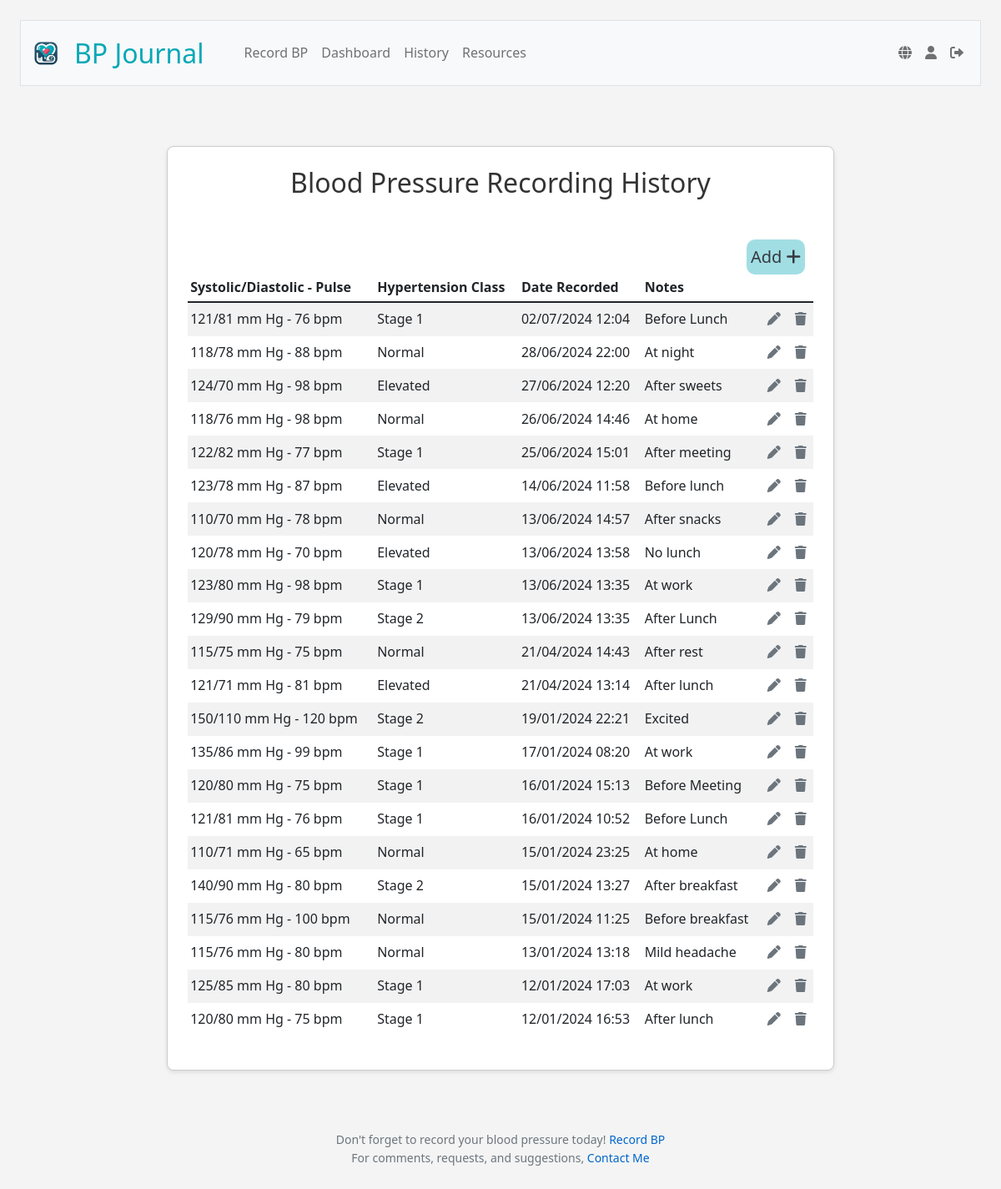
Screenshot of /history (signed in) with the database file from the repository.
### tables this page shows
CREATE TABLE blood_pressure_readings (
id INTEGER PRIMARY KEY AUTOINCREMENT NOT NULL,
user_id INTEGER NOT NULL,
systolic INTEGER NOT NULL,
diastolic INTEGER NOT NULL,
pulse INTEGER,
reading_date DATETIME DEFAULT CURRENT_TIMESTAMP,
notes TEXT,
FOREIGN KEY (user_id) REFERENCES users (id));

### app.py (the view)
@app.route("/history", methods=["GET", "POST"])
@login_required
def history():
    data=g.language_data['history']
    if request.method == "POST":
        if "edit_record" in request.form:
            record_id = request.form.get("record_id")
            return redirect(url_for('edit', id=record_id))
        elif "remove_record" in request.form:
            record_id = request.form.get("record_id")
            try:
                db.execute("DELETE FROM blood_pressure_readings WHERE id = ?", record_id)
                flash(data['removeSuccess'], 'success')
                return redirect("/history")
            except Exception as e:
                flash(f"{data['removeFail']} {e}", 'danger')
                return redirect("/history")
    else:
        user_id = session["user_id"]
        user_timezone = db.execute("SELECT timezone FROM users WHERE id = ?", user_id)[0]['timezone']
        user_tz = pytz.timezone(user_timezone)
        recording_rows = db.execute("""
                                    SELECT *
                                    FROM blood_pressure_readings
                                    WHERE user_id = ?
                                    ORDER BY reading_date DESC
        """, user_id)
        for row in recording_rows:
            row["classification"] = classify_bp(row["systolic"], row["diastolic"])
            utc_time = row["reading_date"]
            try:
                local_time = pytz.utc.localize(datetime.strptime(utc_time, '%Y-%m-%d %H:%M:%S')).astimezone(user_tz)
                row["reading_date"] = local_time.strftime('%d/%m/%Y %H:%M')
            except Exception:
                row["reading_date"] = utc_time
    return render_template("history.html", classes=g.language_data['classes'], history=recording_rows, data=data)

### app.py (called while the page is built)
@app.before_request
def load_language_data():
    if 'language' not in session:
        session['language'] = 'en'
    user_lang = session['language']
    with open(f'languages/{user_lang}.json', 'r') as file:
        g.language_data = json.load(file)
    g.language_data['current_lang'] = user_lang

@app.after_request
def after_request(response):
    response.headers["Cache-Control"] = "no-cache, no-store, must-revalidate"
    response.headers["Expires"] = 0
    response.headers["Pragma"] = "no-cache"
    return response

@app.context_processor
def inject_layout_data():
    return dict(layout_data=g.language_data['layout'])

@app.context_processor
def inject_user_details():
    if 'user_id' in session:
        user_id = session['user_id']
        user_info = db.execute("SELECT username FROM users WHERE id = ?", user_id)
        if user_info:
            username = user_info[0]['username']
        else:
            username = None
    else:
        username = None
    return {'username': username}

### helpers.py (called while the page is built)
def classify_bp(systolic, diastolic):
    if systolic < 120 and diastolic < 80:
        return "Normal"
    elif 120 <= systolic < 130 and diastolic < 80:
        return "Elevated"
    elif 130 <= systolic < 140 or 80 <= diastolic < 90:
        return "High1"
    elif 140 <= systolic or 90 <= diastolic:
        return "High2"
    else:
        return "Crisis"

def login_required(f):
    @wraps(f)
    def decorated_function(*args, **kwargs):
        if session.get("user_id") is None:
            return redirect("/login")
        return f(*args, **kwargs)
    return decorated_function

### templates/history.html (shortened to what this page needs)
{% extends "layout.html" %}
{% block main %}
    <div class="section">
        <h2>{{ data.heading }}</h2>
        <a class="add-record-button" href="/record" title="{{ layout_data.recordReading }}">
            {{ data.recordReading }} <i class="fas fa-plus icon"></i>
        </a>
        <link rel="stylesheet" href="https://cdnjs.cloudflare.com/ajax/libs/font-awesome/6.0.0-beta3/css/all.min.css">
        <table class="table table-striped">
            <thead>
                <tr>
                    <th class="text-start">{{ data.combined }}</th>
                    <th class="text-start">{{ data.readingClassification }}</th>
                    <th class="text-start">{{ data.dateRecorded }}</th>
                    <th class="text-start">{{ data.notes }}</th>
                    <th class="text-start"></th>
                    <th class="text-start"></th>
                </tr>
            </thead>
            <tbody>
                {% for row in history %}
                <tr>
                    <td class="text-start">{{ row.systolic }}/{{ row.diastolic }} mm Hg - {{ row.pulse }} bpm</td>
                    <td class="text-start">{{ classes[row.classification] }}</td>
                    <td class="text-start">{{ row.reading_date }}</td>
                    <td class="text-start">{{ row.notes }}</td>
                    <td>
                    <form action="/history" method="POST" style="display:inline;">
                        <button type="submit" name="edit_record" class="icon-btn" title="{{ data.editRecording }}">
                            <i class="fas fa-pen"></i>
                        </button>
                    </form>
                    </td>
                    <td>
                    <form action="/history" method="POST" style="display:inline;">
                        <button type="submit" name="remove_record" class="icon-btn" title="{{ data.removeRecording }}">
                            <i class="fas fa-trash"></i>
                        </button>
                    </form>
                    </td>
                </tr>
                {% endfor %}
            </tbody>
        </table>
    </div>
{% endblock %}

### static/styles.css (style rules this page uses)
body { background-color: #f4f4f4; color: #333; font-family: 'Segoe UI', Arial, sans-serif; line-height: 1.6; margin: 0; padding: 1.5em; }
h2, h3, h4, h5 { margin-bottom: 1.5em; text-align: center; }
h2 { font-size: 2em; }
p, li, a { font-size: 1em; text-align: justify; }
a { color: #0066cc; text-decoration: none; }
.section { background-color: #ffffff; border: 1px solid #ccc; border-radius: 0.5em; box-shadow: 0 2px 5px rgba(0,0,0,0.1); padding: 1.5em; margin: 1.5em auto; margin-left: auto; margin-right: auto; max-width: 800px; }
.table>:not(caption)>*>* { border-bottom-width: 0px; padding: .2rem .2rem; vertical-align: middle; }
.add-record-button { background: #06a8b760; border: none; border-left: 0.5em; border-radius: 0.5em; color: #343a40; cursor: pointer; float: right; font-size: 1.25em; margin: 0; margin-left: 0.5em; margin-right: 0.5em; padding: 0.25em; transition-duration: 0.3s; }
.icon-btn { background: none; border: none; border-radius: 0.25em; color: #6c757d; cursor: pointer; font-size: 1em; padding: 0.25em; margin: 0; transition: 0.3s; }

### rows the page displays
blood_pressure_readings: systolic "121", diastolic "81", pulse "76", classes "Stage 1", reading_date "02/07/2024 12:04", notes "Before Lunch"
blood_pressure_readings: systolic "118", diastolic "78", pulse "88", classes "Normal", reading_date "28/06/2024 22:00", notes "At night"
blood_pressure_readings: systolic "124", diastolic "70", pulse "98", classes "Elevated", reading_date "27/06/2024 12:20", notes "After sweets"
blood_pressure_readings: systolic "118", diastolic "76", pulse "98", classes "Normal", reading_date "26/06/2024 14:46", notes "At home"
blood_pressure_readings: systolic "122", diastolic "82", pulse "77", classes "Stage 1", reading_date "25/06/2024 15:01", notes "After meeting"
blood_pressure_readings: systolic "123", diastolic "78", pulse "87", classes "Elevated", reading_date "14/06/2024 11:58", notes "Before lunch"
blood_pressure_readings: systolic "110", diastolic "70", pulse "78", classes "Normal", reading_date "13/06/2024 14:57", notes "After snacks"
blood_pressure_readings: systolic "120", diastolic "78", pulse "70", classes "Elevated", reading_date "13/06/2024 13:58", notes "No lunch"
blood_pressure_readings: systolic "123", diastolic "80", pulse "98", classes "Stage 1", reading_date "13/06/2024 13:35", notes "At work"
blood_pressure_readings: systolic "129", diastolic "90", pulse "79", classes "Stage 2", reading_date "13/06/2024 13:35", notes "After Lunch"
blood_pressure_readings: systolic "115", diastolic "75", pulse "75", classes "Normal", reading_date "21/04/2024 14:43", notes "After rest"
blood_pressure_readings: systolic "121", diastolic "71", pulse "81", classes "Elevated", reading_date "21/04/2024 13:14", notes "After lunch"
blood_pressure_readings: systolic "150", diastolic "110", pulse "120", classes "Stage 2", reading_date "19/01/2024 22:21", notes "Excited"
blood_pressure_readings: systolic "135", diastolic "86", pulse "99", classes "Stage 1", reading_date "17/01/2024 08:20", notes "At work"
blood_pressure_readings: systolic "120", diastolic "80", pulse "75", classes "Stage 1", reading_date "16/01/2024 15:13", notes "Before Meeting"
blood_pressure_readings: systolic "121", diastolic "81", pulse "76", classes "Stage 1", reading_date "16/01/2024 10:52", notes "Before Lunch"
blood_pressure_readings: systolic "110", diastolic "71", pulse "65", classes "Normal", reading_date "15/01/2024 23:25", notes "At home"
blood_pressure_readings: systolic "140", diastolic "90", pulse "80", classes "Stage 2", reading_date "15/01/2024 13:27", notes "After breakfast"
blood_pressure_readings: systolic "115", diastolic "76", pulse "100", classes "Normal", reading_date "15/01/2024 11:25", notes "Before breakfast"
blood_pressure_readings: systolic "115", diastolic "76", pulse "80", classes "Normal", reading_date "13/01/2024 13:18", notes "Mild headache"
blood_pressure_readings: systolic "125", diastolic "85", pulse "80", classes "Stage 1", reading_date "12/01/2024 17:03", notes "At work"
blood_pressure_readings: systolic "120", diastolic "80", pulse "75", classes "Stage 1", reading_date "12/01/2024 16:53", notes "After lunch"

### other values shown
{{ layout_data.navbarBrand }} "BP Journal"
{{ layout_data.recordReading }} "Record BP"
{{ layout_data.dashboard }} "Dashboard"
{{ layout_data.history }} "History"
{{ layout_data.resources }} "Resources"
{{ data.heading }} "Blood Pressure Recording History"
{{ data.recordReading }} "Add"
{{ data.combined }} "Systolic/Diastolic - Pulse"
{{ data.readingClassification }} "Hypertension Class"
{{ data.dateRecorded }} "Date Recorded"
{{ data.notes }} "Notes"
{{ layout_data.footerTextA }} "Don't forget to record your blood pressure today!"
{{ layout_data.footerTextB }} "Record BP"
{{ layout_data.footerTextC }} "For comments, requests, and suggestions,"
{{ layout_data.footerTextD }} "Contact Me"
